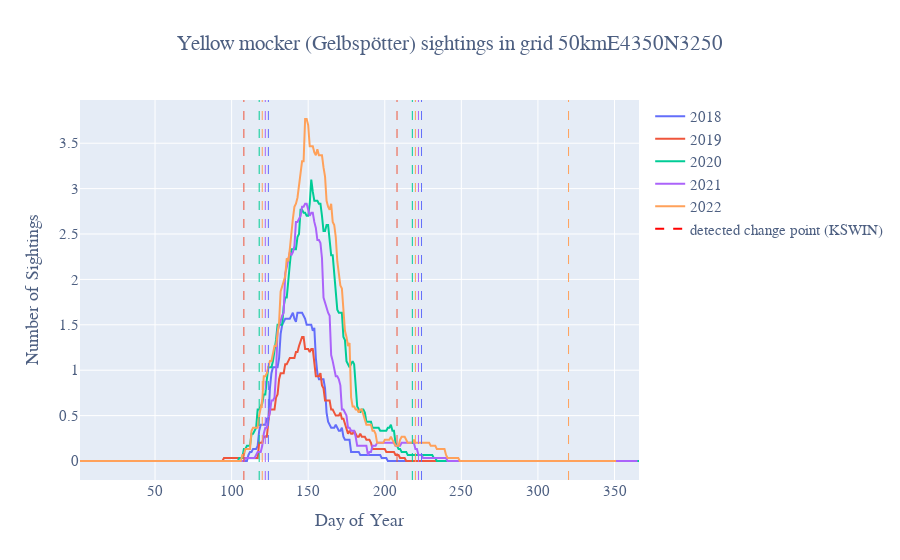

The cell this chart's notebook holds for it:
### Markdown cell above
## Migration Drift

### Code cell
plot_change_points_per_year(data=smoothed_gelbspoetter, 
                   change_points=change_points_adwin_river, 
                   title='Yellow mocker (Gelbspötter) sightings in grid 50kmE4350N3250', 
                   legend_title='detected change point (KSWIN)',
                   show_first_sighting=False)

### Figure 1 — Plotly figure (JSON) as saved in the notebook; plotly's stock layout.template omitted (floating-point values rounded to 4 significant figures; data arrays with more than 128 entries replaced by an {"elided": "..."} marker saying what was removed)
{"data": [{"line": {"color": "#636EFA"}, "mode": "lines", "name": "2018", "type": "scatter", "x": {"elided": "365 int values"}, "y": {"elided": "365 float values"}}, {"line": {"color": "#EF553B"}, "mode": "lines", "name": "2019", "type": "scatter", "x": {"elided": "365 int values"}, "y": {"elided": "365 float values"}}, {"line": {"color": "#00CC96"}, "mode": "lines", "name": "2020", "type": "scatter", "x": {"elided": "366 int values"}, "y": {"elided": "366 float values"}}, {"line": {"color": "#AB63FA"}, "mode": "lines", "name": "2021", "type": "scatter", "x": {"elided": "365 int values"}, "y": {"elided": "365 float values"}}, {"line": {"color": "#FFA15A"}, "mode": "lines", "name": "2022", "type": "scatter", "x": {"elided": "365 int values"}, "y": {"elided": "365 float values"}}, {"line": {"color": "red", "dash": "dash", "width": 2}, "mode": "lines", "name": "detected change point (KSWIN)", "showlegend": true, "type": "scatter", "x": [null], "y": [null]}], "layout": {"font": {"color": "#4d5f81", "family": "Aleo", "size": 15}, "shapes": [{"line": {"color": "#636EFA", "dash": "dash", "width": 1}, "type": "line", "x0": 124, "x1": 124, "xref": "x", "y0": 0, "y1": 1, "yref": "y domain"}, {"line": {"color": "#636EFA", "dash": "dash", "width": 1}, "type": "line", "x0": 224, "x1": 224, "xref": "x", "y0": 0, "y1": 1, "yref": "y domain"}, {"line": {"color": "#EF553B", "dash": "dash", "width": 1}, "type": "line", "x0": 108, "x1": 108, "xref": "x", "y0": 0, "y1": 1, "yref": "y domain"}, {"line": {"color": "#EF553B", "dash": "dash", "width": 1}, "type": "line", "x0": 208, "x1": 208, "xref": "x", "y0": 0, "y1": 1, "yref": "y domain"}, {"line": {"color": "#00CC96", "dash": "dash", "width": 1}, "type": "line", "x0": 118, "x1": 118, "xref": "x", "y0": 0, "y1": 1, "yref": "y domain"}, {"line": {"color": "#00CC96", "dash": "dash", "width": 1}, "type": "line", "x0": 218, "x1": 218, "xref": "x", "y0": 0, "y1": 1, "yref": "y domain"}, {"line": {"color": "#AB63FA", "dash": "dash", "width": 1}, "type": "line", "x0": 122, "x1": 122, "xref": "x", "y0": 0, "y1": 1, "yref": "y domain"}, {"line": {"color": "#AB63FA", "dash": "dash", "width": 1}, "type": "line", "x0": 222, "x1": 222, "xref": "x", "y0": 0, "y1": 1, "yref": "y domain"}, {"line": {"color": "#FFA15A", "dash": "dash", "width": 1}, "type": "line", "x0": 120, "x1": 120, "xref": "x", "y0": 0, "y1": 1, "yref": "y domain"}, {"line": {"color": "#FFA15A", "dash": "dash", "width": 1}, "type": "line", "x0": 220, "x1": 220, "xref": "x", "y0": 0, "y1": 1, "yref": "y domain"}, {"line": {"color": "#FFA15A", "dash": "dash", "width": 1}, "type": "line", "x0": 320, "x1": 320, "xref": "x", "y0": 0, "y1": 1, "yref": "y domain"}], "title": {"text": "Yellow mocker (Gelbspötter) sightings in grid 50kmE4350N3250", "x": 0.5}, "xaxis": {"title": {"text": "Day of Year"}}, "yaxis": {"title": {"text": "Number of Sightings"}}}}
